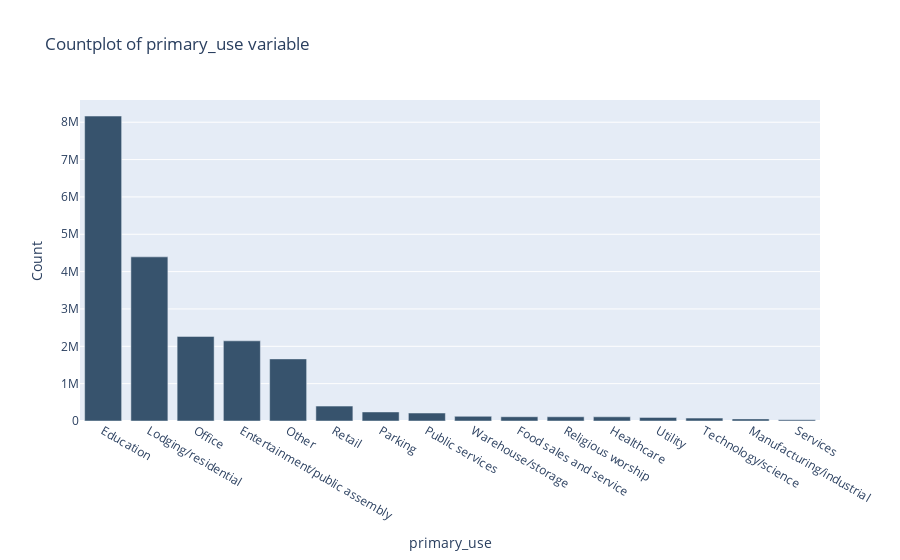

Notebook code for this chart:
### Markdown cell above
# Primary usage wise meter reading distribution

### Code cell
trace1 = go.Bar(x=train['primary_use'].unique(),y=train['primary_use'].value_counts().values,marker=dict(color="rgb(55, 83, 109)"))
data=[trace1]
layout = go.Layout(title='Countplot of primary_use variable',xaxis=dict(title='primary_use'),yaxis=dict(title='Count'),hovermode='closest')
figure = go.Figure(data=data,layout=layout)
iplot(figure)

### Figure 1 — Plotly figure (JSON) as saved in the notebook; plotly's stock layout.template omitted (floating-point values rounded to 4 significant figures)
{"data": [{"marker": {"color": "rgb(55, 83, 109)"}, "type": "bar", "x": ["Education", "Lodging/residential", "Office", "Entertainment/public assembly", "Other", "Retail", "Parking", "Public services", "Warehouse/storage", "Food sales and service", "Religious worship", "Healthcare", "Utility", "Technology/science", "Manufacturing/industrial", "Services"], "y": [8165504, 4394864, 2264917, 2146413, 1662826, 398527, 242222, 213796, 125713, 114090, 112657, 111861, 96519, 77627, 56203, 32361]}], "layout": {"hovermode": "closest", "title": {"text": "Countplot of primary_use variable"}, "xaxis": {"title": {"text": "primary_use"}}, "yaxis": {"title": {"text": "Count"}}}}
